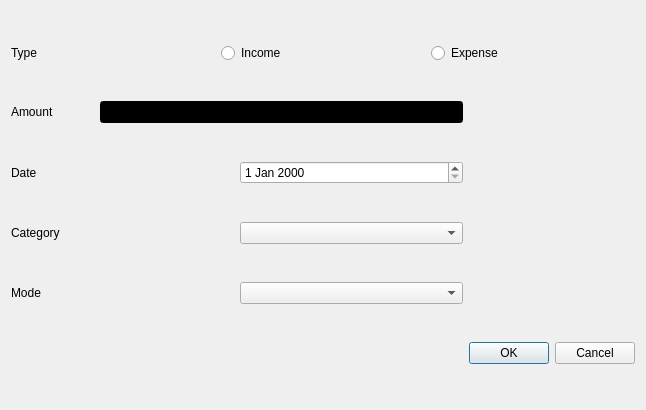
<?xml version="1.0" encoding="UTF-8"?>
<ui version="4.0">
 <class>ExpenseDialog</class>
 <widget class="QDialog" name="ExpenseDialog">
  <property name="geometry">
   <rect>
    <x>0</x>
    <y>0</y>
    <width>646</width>
    <height>410</height>
   </rect>
  </property>
  <property name="windowTitle">
   <string>Dialog</string>
  </property>
  <layout class="QGridLayout" name="gridLayout">
   <item row="0" column="0" colspan="2">
    <layout class="QHBoxLayout" name="horizontalLayout_2">
     <item>
      <widget class="QLabel" name="label">
       <property name="text">
        <string>Type</string>
       </property>
      </widget>
     </item>
     <item>
      <widget class="QRadioButton" name="radioButton_income">
       <property name="text">
        <string>Income</string>
       </property>
      </widget>
     </item>
     <item>
      <widget class="QRadioButton" name="radioButton_expense">
       <property name="text">
        <string>Expense</string>
       </property>
      </widget>
     </item>
    </layout>
   </item>
   <item row="1" column="0">
    <layout class="QHBoxLayout" name="horizontalLayout_3">
     <item>
      <widget class="QLabel" name="label_2">
       <property name="text">
        <string>Amount</string>
       </property>
      </widget>
     </item>
     <item>
      <spacer name="horizontalSpacer">
       <property name="orientation">
        <enum>Qt::Horizontal</enum>
       </property>
       <property name="sizeType">
        <enum>QSizePolicy::Maximum</enum>
       </property>
       <property name="sizeHint" stdset="0">
        <size>
         <width>40</width>
         <height>20</height>
        </size>
       </property>
      </spacer>
     </item>
     <item>
      <widget class="QLineEdit" name="lineEdit_amount">
       <property name="font">
        <font>
         <pointsize>9</pointsize>
        </font>
       </property>
       <property name="styleSheet">
        <string notr="true">background-color:rgb(0, 0, 0);</string>
       </property>
       <property name="text">
        <string/>
       </property>
       <property name="placeholderText">
        <string>0.00</string>
       </property>
      </widget>
     </item>
    </layout>
   </item>
   <item row="2" column="0">
    <layout class="QHBoxLayout" name="horizontalLayout_6">
     <item>
      <widget class="QLabel" name="label_5">
       <property name="text">
        <string>Date</string>
       </property>
      </widget>
     </item>
     <item>
      <widget class="QDateEdit" name="dateEdit">
       <property name="time">
        <time>
         <hour>1</hour>
         <minute>0</minute>
         <second>0</second>
        </time>
       </property>
      </widget>
     </item>
    </layout>
   </item>
   <item row="3" column="0">
    <layout class="QHBoxLayout" name="horizontalLayout_4">
     <item>
      <widget class="QLabel" name="label_3">
       <property name="text">
        <string>Category</string>
       </property>
      </widget>
     </item>
     <item>
      <widget class="QComboBox" name="comboBox_category"/>
     </item>
    </layout>
   </item>
   <item row="4" column="0">
    <layout class="QHBoxLayout" name="horizontalLayout_5">
     <item>
      <widget class="QLabel" name="label_4">
       <property name="text">
        <string>Mode</string>
       </property>
      </widget>
     </item>
     <item>
      <widget class="QComboBox" name="comboBox_mode"/>
     </item>
    </layout>
   </item>
   <item row="5" column="1">
    <layout class="QHBoxLayout" name="horizontalLayout">
     <item>
      <widget class="QPushButton" name="pushButton_ExpenseOK">
       <property name="text">
        <string>OK</string>
       </property>
      </widget>
     </item>
     <item>
      <widget class="QPushButton" name="pushButton_ExpenseCancel">
       <property name="text">
        <string>Cancel</string>
       </property>
      </widget>
     </item>
    </layout>
   </item>
  </layout>
 </widget>
 <resources/>
 <connections/>
</ui>
